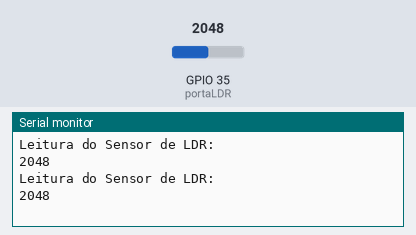
Bench run of a sketch on a simulated ESP32. On the bench: the last lines printed to the serial monitor. The test bench sets the inputs (shaded band); at power-on: GPIO 35 (portaLDR) = 2048.

Above: at 2.8 s.
2.9 s: GPIO 35 (portaLDR) set to 2866
At 5.2 s:
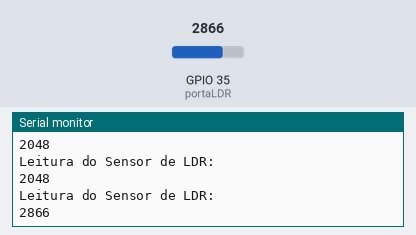
5.6 s: GPIO 35 (portaLDR) set to 3603
At 6.9 s:
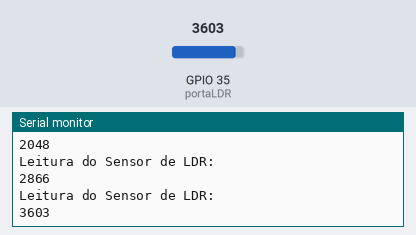
Timing chart, 0 to 8.6 s (numbered marks = the images above; inputs shaded):
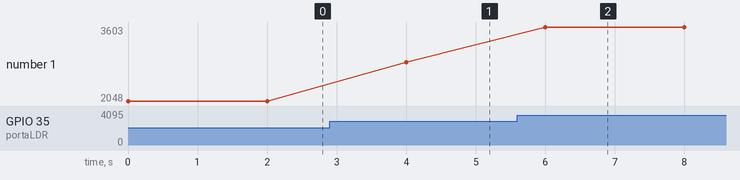

The sketch:

SensorLDRESP32.ino
```cpp
// definir porta de leitura do sensor de ldr
const int portaLDR = GPIO_NUM_35;

void setup() {
  // inicializar serial
  Serial.begin(115200);
  // definir porta do sensor ldr como entrada
  pinMode(portaLDR, INPUT);
}

void loop() {
  // realizar leitura do sensor ldr
  int leitura = analogRead(portaLDR);
  // Realizar o print da leitura no serial
  Serial.println("Leitura do Sensor de LDR:");
  Serial.println(leitura);
  // realizar um delay e inicializar leitura daqui a 2 segundos
  delay(2000);

}
```

Measured:
- after the input at 2.9 s, the serial monitor: prints a new line after 1.1 s (image 1)
- after the input at 5.6 s, the serial monitor: prints a new line after 0.40 s (image 2)
- plotted number 1: 2048 → 2866 after the input at 2.9 s, 2866 → 3603 after the input at 5.6 s
